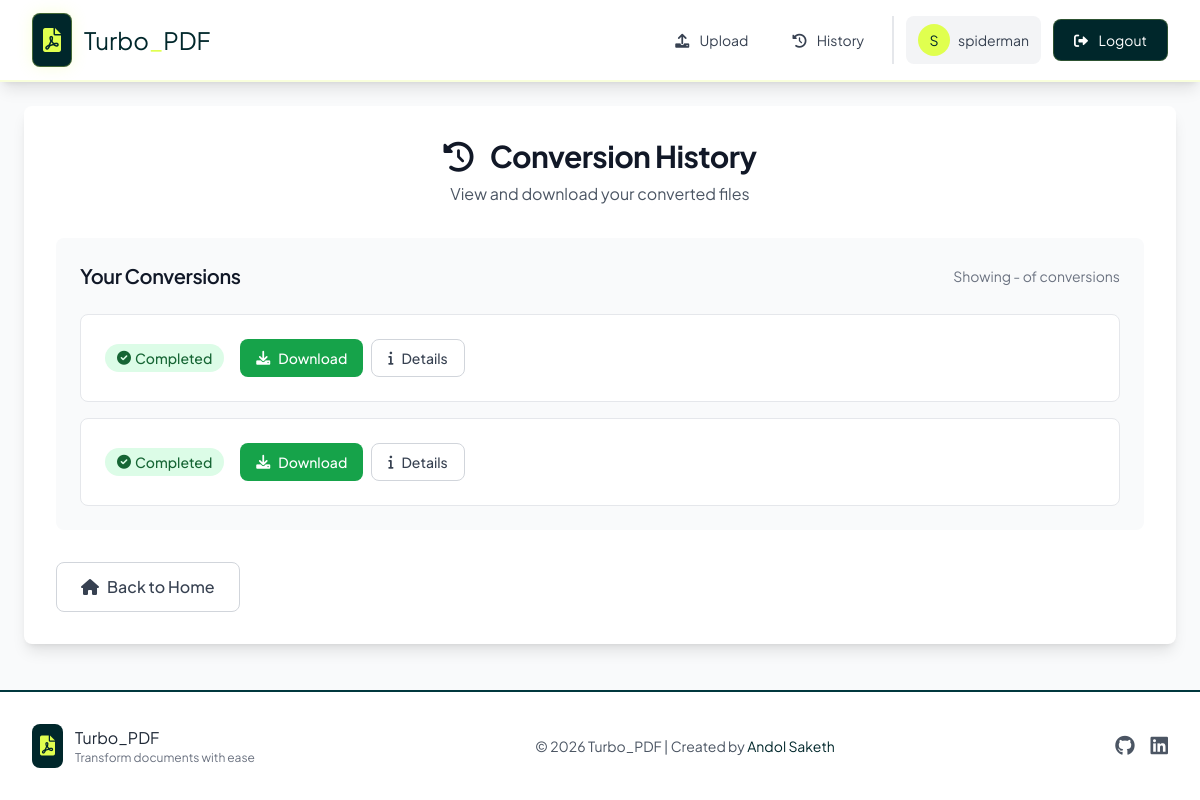
The app's page /converter/history/ (signed in) with its own data.
### apps/conversions/models.py (models this page shows, shortened)
class ConversionRequest(models.Model):
    CONVERSION_TYPES = [
        ('pdf_to_word', 'PDF to Word'),
        ('word_to_pdf', 'Word to PDF'),
        ('pdf_to_excel', 'PDF to Excel'),
        ('excel_to_pdf', 'Excel to PDF'),
        ('pdf_to_image', 'PDF to Image'),
        ('image_to_pdf', 'Image to PDF'),
    ]
    user = models.ForeignKey(User, on_delete=models.CASCADE, null=True, blank=True)
    conversion_type = models.CharField(max_length=20, choices=CONVERSION_TYPES)
    original_file = models.FileField(upload_to=user_upload_path)
    converted_file = models.FileField(upload_to=user_converted_path, blank=True, null=True)
    original_filename = models.CharField(max_length=255)
    converted_filename = models.CharField(max_length=255, blank=True)
    file_size = models.BigIntegerField()
    status = models.CharField(max_length=20, default='pending')
    error_message = models.TextField(blank=True)
    created_at = models.DateTimeField(default=timezone.now)
    completed_at = models.DateTimeField(blank=True, null=True)
    download_count = models.IntegerField(default=0)

### apps/conversions/views.py (the view)
# urls.py: path('history/', views.ConversionHistoryView.as_view(), name='history'),
class ConversionHistoryView(LoginRequiredMixin, ListView):
    model = ConversionRequest
    template_name = 'conversions/history.html'
    context_object_name = 'conversions'
    paginate_by = 10
    def get_queryset(self):
        return ConversionRequest.objects.filter(user=self.request.user).order_by('-created_at')
    def get_context_data(self, **kwargs):
        context = super().get_context_data(**kwargs)
        user_convs = ConversionRequest.objects.filter(user=self.request.user)
        context.update({
            'total_conversions': user_convs.count(),
            'completed_conversions': user_convs.filter(status='completed').count(),
            'failed_conversions': user_convs.filter(status='failed').count(),
            'success_rate': round((user_convs.filter(status='completed').count() / user_convs.count() * 100) if user_convs.exists() else 0, 1),
        })
        return context

### apps/conversions/templates/conversions/history.html (shortened to what this page needs)
{% extends 'base.html' %}
{% block content %}
<div class="max-w-7xl mx-auto p-6">
    <div class="bg-white dark:bg-gray-800 rounded-lg shadow-lg p-8">
        <div class="text-center mb-8">
            <h1 class="text-3xl font-bold text-gray-900 dark:text-white mb-2">
                <i class="fas fa-history mr-3"></i> Conversion History
            </h1>
            <p class="text-gray-600 dark:text-gray-300">View and download your converted files</p>
        </div>
        {% if total_conversions > 0 %}
            <div class="bg-gray-50 dark:bg-gray-700 rounded-lg p-6">
                <div class="flex justify-between items-center mb-6">
                    <h2 class="text-xl font-semibold text-gray-900 dark:text-white">Your Conversions</h2>
                    <div class="text-sm text-gray-500 dark:text-gray-400">
                        Showing {{ conversions.start_index }}-{{ conversions.end_index }} of {{ conversions.paginator.count }} conversions
                    </div>
                </div>
                <div class="space-y-4">
                    {% for conversion in conversions %}
                    <div class="bg-white dark:bg-gray-800 border border-gray-200 dark:border-gray-600 rounded-lg p-6 transition-shadow hover:shadow-md"
                         data-conversion-id="{{ conversion.id }}" data-status="{{ conversion.status }}">
                        <div class="flex flex-col lg:flex-row lg:items-center lg:justify-between">
                            <div class="flex flex-col lg:flex-row lg:items-center gap-4">
                                <div class="flex justify-center lg:justify-start">
                                    {% if conversion.status == 'completed' %}
                                        <span class="inline-flex items-center px-3 py-1 rounded-full text-sm font-medium bg-green-100 text-green-800 dark:bg-green-900 dark:text-green-200">
                                            <i class="fas fa-check-circle mr-1"></i> Completed
                                        </span>
                                    {% elif conversion.status == 'processing' %}
                                        <span class="inline-flex items-center px-3 py-1 rounded-full text-sm font-medium bg-blue-100 text-blue-800 dark:bg-blue-900 dark:text-blue-200">
                                            <i class="fas fa-spinner fa-spin mr-1"></i> Processing
                                        </span>
                                    {% elif conversion.status == 'failed' %}
                                        <span class="inline-flex items-center px-3 py-1 rounded-full text-sm font-medium bg-red-100 text-red-800 dark:bg-red-900 dark:text-red-200">
                                            <i class="fas fa-exclamation-circle mr-1"></i> Failed
                                        </span>
                                    {% elif conversion.status == 'pending' %}
                                        <span class="inline-flex items-center px-3 py-1 rounded-full text-sm font-medium bg-yellow-100 text-yellow-800 dark:bg-yellow-900 dark:text-yellow-200">
                                            <i class="fas fa-clock mr-1"></i> Pending
                                        </span>
                                    {% endif %}
                                </div>
                                <div class="flex gap-2 flex-wrap">
                                    {% if conversion.status == 'completed' %}
                                 <a href="{% url 'conversions:download' file_id=conversion.id %}"
   class="inline-flex items-center px-4 py-2 bg-green-600 hover:bg-green-700 text-white text-sm font-medium rounded-lg transition-colors duration-200">
    <i class="fas fa-download mr-2"></i> Download
</a>
                                    {% elif conversion.status == 'processing' %}
                                        <a href="{% url 'conversions:convert_detail' conversion_id=conversion.id %}"
                                           class="inline-flex items-center px-4 py-2 bg-blue-600 hover:bg-blue-700 text-white text-sm font-medium rounded-lg transition-colors duration-200">
                                            <i class="fas fa-eye mr-2"></i> View Status
                                        </a>
                                    {% endif %}
                                    <a href="{% url 'conversions:convert_detail' conversion_id=conversion.id %}"
                                       class="inline-flex items-center px-4 py-2 border border-gray-300 dark:border-gray-600 text-gray-700 dark:text-gray-300 hover:bg-gray-50 dark:hover:bg-gray-700 text-sm font-medium rounded-lg transition-colors duration-200">
                                        <i class="fas fa-info mr-2"></i> Details
                                    </a>
                                </div>
                            </div>
                        </div>
                    </div>
                    {% endfor %}
                </div>
            </div>
        {% endif %}
        <div class="mt-8">
            <a href="/home/"
               class="inline-flex items-center px-6 py-3 border border-gray-300 dark:border-gray-600 text-gray-700 dark:text-gray-300 hover:bg-gray-50 dark:hover:bg-gray-700 font-medium rounded-lg transition-colors duration-200">
                <i class="fas fa-home mr-2"></i> Back to Home
            </a>
        </div>
    </div>
</div>
{% endblock %}

### apps/conversions/templates/base.html (shortened to what this page needs)
<!DOCTYPE html>
<html lang="en">
<head>
    <script src="https://cdn.tailwindcss.com"></script>
    <link rel="stylesheet" href="https://cdnjs.cloudflare.com/ajax/libs/font-awesome/6.0.0/css/all.min.css">
</head>
<body class="bg-gray-50 dark:bg-[#00272b] min-h-screen flex flex-col">
    <nav class="bg-white dark:bg-[#00272b] shadow-lg border-b-2 border-[#e0ff4f]/20">
        <div class="max-w-7xl mx-auto px-4 sm:px-6 lg:px-8">
            <div class="flex justify-between h-20">
                <div class="flex items-center">
                    <a href="/" class="flex items-center space-x-3 group">
                        <div class="relative">
                            <div class="relative bg-[#00272b] p-2.5 rounded-lg border border-[#e0ff4f]/30">
                                <i class="fas fa-file-pdf text-2xl text-[#e0ff4f]"></i>
                            </div>
                        </div>
                        <span class="text-2xl text-[#00272b] dark:text-[#e0ff4f]">
                            Turbo<span class="text-[#e0ff4f]">_</span>PDF
                        </span>
                    </a>
                </div>
                <div class="flex items-center space-x-3">
                    {% if user.is_authenticated %}
                        <a href="{% url 'conversions:upload' %}"
                           class="relative text-gray-700 dark:text-gray-300 hover:text-[#00272b] dark:hover:text-[#e0ff4f] px-4 py-2.5 rounded-lg text-sm transition-all duration-200 group">
                            <i class="fas fa-upload mr-2"></i>
                            <span>Upload</span>
                        </a>
                        <a href="{% url 'conversions:history' %}"
                           class="relative text-gray-700 dark:text-gray-300 hover:text-[#00272b] dark:hover:text-[#e0ff4f] px-4 py-2.5 rounded-lg text-sm transition-all duration-200 group">
                            <i class="fas fa-history mr-2"></i>
                            <span>History</span>
                        </a>
                        <div class="flex items-center space-x-3 ml-2 pl-3 border-l-2 border-gray-200 dark:border-[#00383d]">
                            <div class="flex items-center space-x-2 px-3 py-2 bg-gray-100 dark:bg-[#00383d] rounded-lg">
                                <div class="w-8 h-8 bg-[#e0ff4f] rounded-full flex items-center justify-center">
                                    <span class="text-[#00272b] text-sm">{{ user.username.0|upper }}</span>
                                </div>
                                <span class="text-sm  text-gray-700 dark:text-gray-300">{{ user.username }}</span>
                            </div>
                            <a href="/logout/"
                               class="bg-[#00272b] dark:bg-[#00383d] text-white dark:text-[#e0ff4f] border border-[#e0ff4f]/20 px-5 py-2.5 rounded-lg text-sm hover:bg-red-600 hover:text-white transition-all duration-200">
                                <i class="fas fa-sign-out-alt mr-2"></i>
                                Logout
                            </a>
                        </div>
                    {% endif %}
                </div>
            </div>
        </div>
    </nav>
    <main class="flex-grow">
        {% block content %}
        {% endblock %}
    </main>
    <footer class="bg-white dark:bg-[#00272b] border-t-2 border-[#00383d] mt-auto">
        <div class="max-w-7xl mx-auto py-8 px-4 sm:px-6 lg:px-8">
            <div class="flex flex-col md:flex-row justify-between items-center space-y-4 md:space-y-0">
                <div class="flex items-center space-x-3">
                    <div class="bg-[#00272b] dark:bg-[#e0ff4f] p-2 rounded-lg">
                        <i class="fas fa-file-pdf text-xl text-[#e0ff4f] dark:text-[#00272b]"></i>
                    </div>
                    <div>
                        <p class="text-gray-800 dark:text-white">Turbo_PDF</p>
                        <p class="text-gray-500 dark:text-[#e0ff4f]/60 text-xs">Transform documents with ease</p>
                    </div>
                </div>
                <div class="text-center">
                    <p class="text-gray-600 dark:text-gray-400 text-sm">
                        © 2026 Turbo_PDF | Created by
                        <span class="text-[#00272b] dark:text-[#e0ff4f]">
                            Andol Saketh
                        </span>
                    </p>
                </div>
                <div class="flex items-center space-x-4">
                    <a href="#" class="text-gray-600 dark:text-gray-400 hover:text-[#e0ff4f] transition-colors">
                        <i class="fab fa-github text-xl"></i>
                    </a>
                    <a href="https://www.linkedin.com/in/andol-saketh" class="text-gray-600 dark:text-gray-400 hover:text-[#e0ff4f] transition-colors">
                        <i class="fab fa-linkedin text-xl"></i>
                    </a>
                </div>
            </div>
        </div>
    </footer>
</body>
</html>

### apps/conversions/templates/base.html (style rules this page uses)
:root { --bg-primary: #00272b; --bg-secondary: #00383d; --text-primary: #ffffff; --text-secondary: #e0ff4f; --accent: #e0ff4f; --font-main: 'Plus Jakarta Sans', sans-serif; }
body { font-family: var(--font-main); -webkit-font-smoothing: antialiased; -moz-osx-font-smoothing: grayscale; }
h1, h2, h3, .font-bold { font-weight: 800; letter-spacing: -0.02em; }

### records on screen
ConversionRequest: status "completed" (drawn)
ConversionRequest: status "completed" (drawn)

### other values on screen
{{ user.username.0|upper }} "S"
{{ user.username }} "spiderman"
